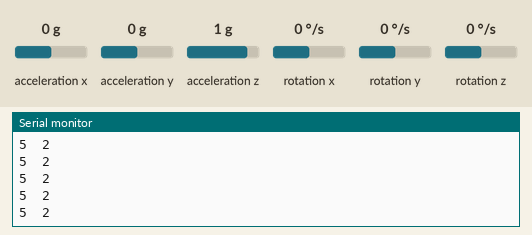
Bench run of a sketch on a simulated Arduino Uno, built with avr-gcc and run on an emulated ATmega328P. Parts: the last lines printed to the serial monitor. Inputs (shaded band) come from the test bench; at power-on: acceleration x 0 g, acceleration y 0 g, acceleration z 1 g, rotation x 0 °/s, rotation y 0 °/s, rotation z 0 °/s.

Above: at 1.2 s.
1.3 s: acceleration x set to -1.4 g
At 1.39 s:
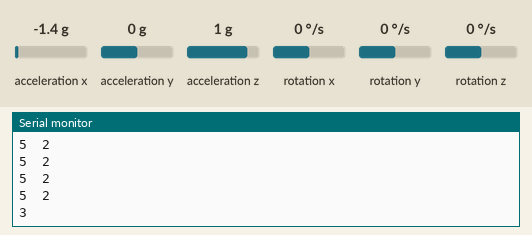
3.3 s: acceleration x set to 0.8 g
At 3.3 s:
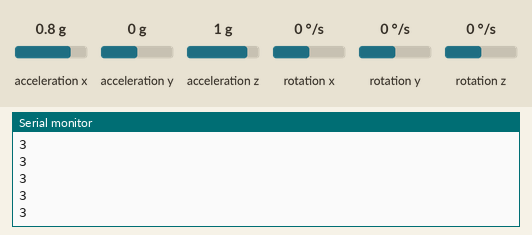

The sketch:

gestos_redNeuronal_proyecto.ino
```cpp
#include <Wire.h>
#include <MPU6050.h>

MPU6050 mpu;

int pitch = 0;
int roll = 0;
unsigned long past_time = 0;

////// Variables Red Neuronal //////
const int node = 2;       // 2 neuronas ocultas
const int input = 6;      // 6 entradas
const int outputs = 6;    // 6 clases

float P[input][1]; // Entrada

float W1[node][input] = { // Peso 1
  {2.1688, 0.29503, 0.69241, -0.35115, 0.75328, 1.0434},
  {3.8915, -0.32614, -0.043533, 1.3214, -0.65081, 4.5923}
};

float b1[node][1] = { // Bía 1
  {-0.37754},
  {0.52559}
};

float a1[node][1];

float W2[outputs][node] = { // Peso 2
  {2.0238, -0.79039},
  {0.99649, 0.98282},
  {-1.6305, 3.6605},
  {2.9288, 3.1086},
  {0.14155, -0.53914},
  {0.037974, 4.6476}
};

float b2[outputs][1] = { // Bía 2
  {0.45446},
  {0.71637},
  {0.55637},
  {1.3201},
  {-1.0914},
  {-0.37285}
};

float a2[outputs][1];
float aux = 0.0;

int maxValue = 1023;
int minValue = 0;

void setup() {
  Serial.begin(9600);
  Wire.begin();

  mpu.initialize();
  Serial.println(mpu.testConnection() ? "MPU6050 conexión exitosa" : "MPU6050 conexión fallida");

  mpu.setFullScaleGyroRange(MPU6050_GYRO_FS_2000);
}

void loop() {
  int16_t ax, ay, az;
  mpu.getAcceleration(&ax, &ay, &az);

  // Calcular pitch y roll
  pitch = -(atan2(ax, sqrt(ay * ay + az * az)) * 180.0 / PI);
  roll = (atan2(ay, az) * 180.0 / PI);

  // Mapear
  pitch = map(pitch, -180, 180, 0, 1023);
  roll = map(roll, -180, 180, 0, 1023);

  // Entradas adicionales (puedes modificar estas combinaciones)
  float normPitch   = dataNormalized((float)pitch, minValue, maxValue);
  float normRoll    = dataNormalized((float)roll, minValue, maxValue);
  float normSum     = dataNormalized((float)(pitch + roll), 2 * minValue, 2 * maxValue);
  float normDiff    = dataNormalized((float)(pitch - roll), -maxValue, maxValue);
  float normPitch2  = dataNormalized((float)pitch, minValue, maxValue); // placeholder
  float normRoll2   = dataNormalized((float)roll, minValue, maxValue);  // placeholder

  // Llenar vector de entrada
  P[0][0] = normPitch;
  P[1][0] = normRoll;
  P[2][0] = normSum;
  P[3][0] = normDiff;
  P[4][0] = normPitch2;
  P[5][0] = normRoll2;

  ////// Primera Capa //////
  for (int i = 0; i < node; i++) {
    aux = 0.0;
    for (int j = 0; j < input; j++) {
      aux += W1[i][j] * P[j][0];
    }
    a1[i][0] = tansig(aux + b1[i][0]);
  }

  ////// Segunda Capa //////
  for (int i = 0; i < outputs; i++) {
    aux = 0.0;
    for (int j = 0; j < node; j++) {
      aux += W2[i][j] * a1[j][0];
    }
    a2[i][0] = tansig(aux + b2[i][0]);
  }

  ////// Clasificación //////
  int maxIndex = 0;
  float maxOut = a2[0][0];
  for (int i = 1; i < outputs; i++) {
    if (a2[i][0] > maxOut) {
      maxOut = a2[i][0];
      maxIndex = i;
    }
  }

  // Imprimir resultado
  switch (maxIndex) {
    case 0: Serial.println("0"); break;
    case 1: Serial.println("4"); break;
    case 2: Serial.println("5  2"); break;
    case 3: Serial.println("3"); break;
    case 4: Serial.println("1"); break;
    case 5: Serial.println("2"); break;
  }

  delay(100);
}

float tansig(float n) {
  float a = exp(n);
  float b = exp(-n);
  return (a - b) / (a + b);
}

float dataNormalized(int inputData, int minData, int maxData) {
  return 2.0 * (inputData - minData) / (maxData - minData) - 1.0;
}
```

Measured:
- after the input at 1.3 s, the serial monitor: prints a new line after 0.09 s (image 1)
